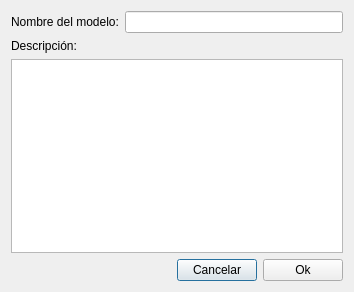
<?xml version="1.0" encoding="UTF-8"?>
<ui version="4.0">
 <class>new_model</class>
 <widget class="QDialog" name="new_model">
  <property name="geometry">
   <rect>
    <x>0</x>
    <y>0</y>
    <width>354</width>
    <height>292</height>
   </rect>
  </property>
  <property name="windowTitle">
   <string>Nuevo modelo de negocio</string>
  </property>
  <layout class="QVBoxLayout" name="verticalLayout">
   <item>
    <layout class="QHBoxLayout" name="horizontalLayout">
     <item>
      <widget class="QLabel" name="label">
       <property name="text">
        <string>Nombre del modelo:</string>
       </property>
      </widget>
     </item>
     <item>
      <widget class="QLineEdit" name="nombre_lineEdit"/>
     </item>
    </layout>
   </item>
   <item>
    <layout class="QVBoxLayout" name="verticalLayout_2">
     <item>
      <widget class="QLabel" name="label_2">
       <property name="text">
        <string>Descripción:</string>
       </property>
      </widget>
     </item>
     <item>
      <widget class="QTextEdit" name="descripcion_textEdit"/>
     </item>
    </layout>
   </item>
   <item>
    <layout class="QHBoxLayout" name="horizontalLayout_2">
     <item>
      <spacer name="horizontalSpacer">
       <property name="orientation">
        <enum>Qt::Horizontal</enum>
       </property>
       <property name="sizeHint" stdset="0">
        <size>
         <width>40</width>
         <height>20</height>
        </size>
       </property>
      </spacer>
     </item>
     <item>
      <widget class="QPushButton" name="cancelar_pushButton">
       <property name="text">
        <string>Cancelar</string>
       </property>
      </widget>
     </item>
     <item>
      <widget class="QPushButton" name="ok_pushButton">
       <property name="text">
        <string>Ok</string>
       </property>
      </widget>
     </item>
    </layout>
   </item>
  </layout>
 </widget>
 <resources/>
 <connections/>
</ui>
